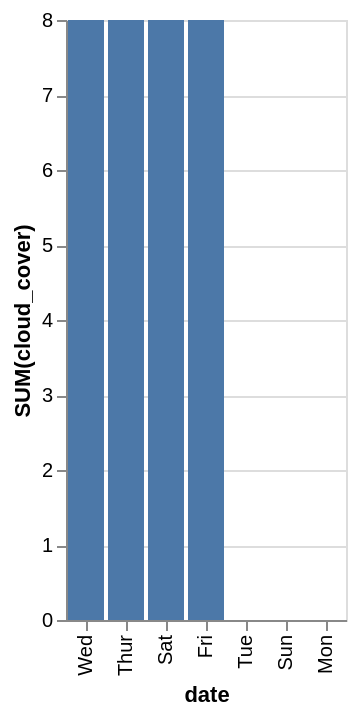

Express this chart as Vega-Lite.
### Vega-Lite specification from a JSON file in a GitHub repository (floating-point values rounded to 4 significant figures)
{"data": {"values": [{"x_data": "Wed", "y_data": 8}, {"x_data": "Thur", "y_data": 8}, {"x_data": "Sat", "y_data": 8}, {"x_data": "Fri", "y_data": 8}, {"x_data": "Tue", "y_data": 0}, {"x_data": "Sun", "y_data": 0}, {"x_data": "Mon", "y_data": 0}]}, "mark": "bar", "encoding": {"x": {"field": "x_data", "type": "nominal", "title": "date", "sort": {"op": "sum", "field": "y_data", "order": "descending"}}, "y": {"field": "y_data", "type": "quantitative", "title": "SUM(cloud_cover)"}}}
